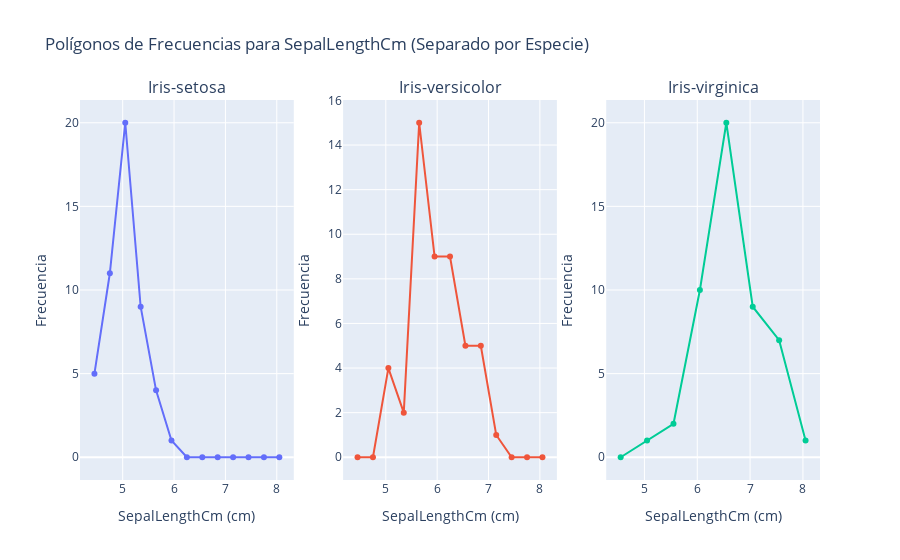
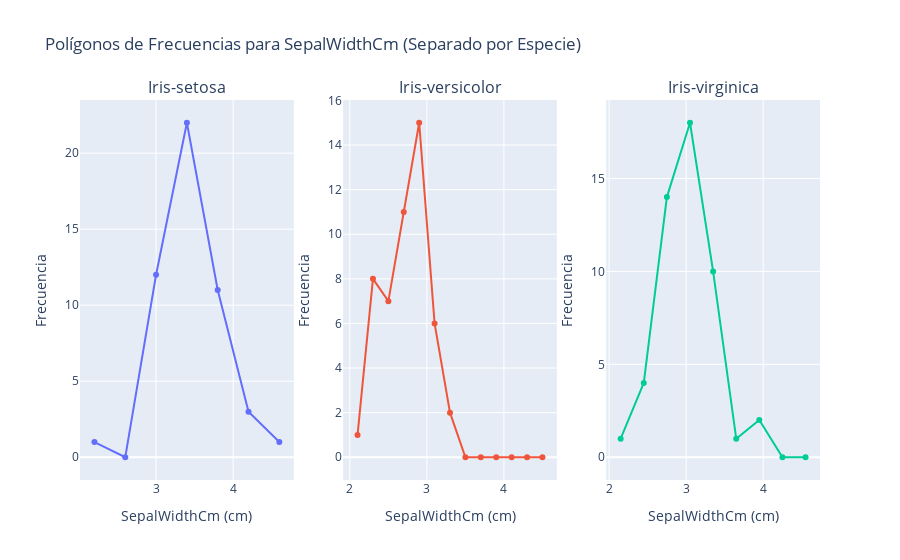
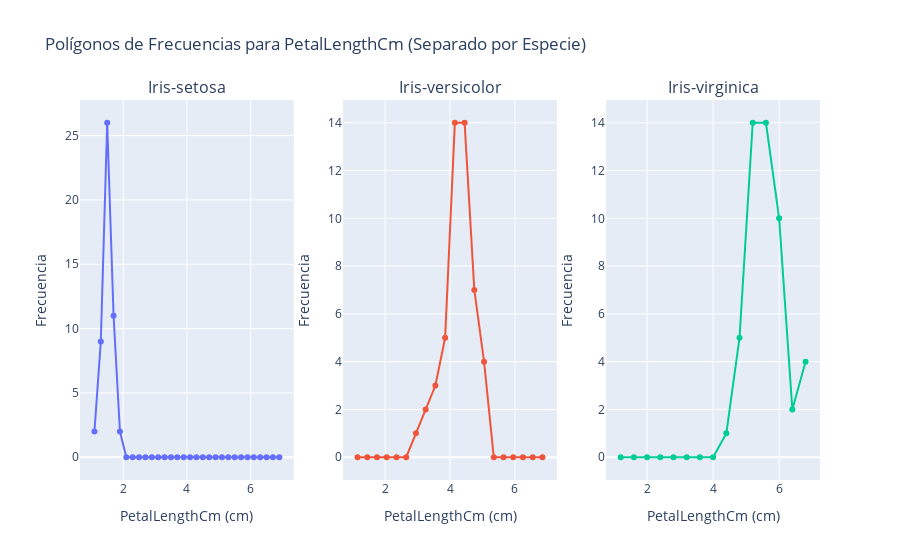
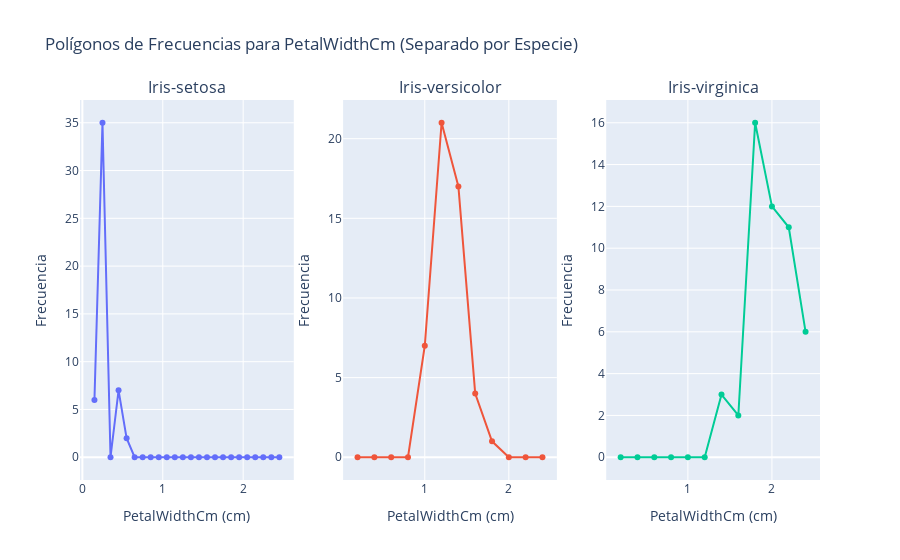

The cell these charts' notebook holds for them, in order:
### Markdown cell above
## 3. Polígono de Frecuencias
Superpuesto al histograma, el polígono de frecuencias une los puntos medios de la parte superior de cada barra, ayudando a visualizar la forma de la distribución de manera más suave.

### Code cell
print("\nGenerando polígonos de frecuencias en subplots para cada especie...")
for columna in columnas_numericas:
    # Crear una figura con 1 fila y 3 columnas
    fig_poly = make_subplots(
        rows=1, cols=3,
        subplot_titles=[f'{especie}' for especie in especies]
    )

    # Iteramos sobre cada especie para calcular su distribución y añadirla al subplot
    for i, especie in enumerate(especies):
        df_especie = df[df['Species'] == especie] # Datos para la especie
        data_actual = df_especie[columna] # Datos para la columna
        
        n = len(data_actual) # Número de datos para la especie
        if n > 1: # Si hay más de 1 dato, se calcula la distribución
            k = int(round(1 + 3.322 * np.log10(n))) # Número de intervalos para la especie
            rango = data_actual.max() - data_actual.min() # Rango para la especie
            if k == 0: k = 1 # Si k es 0, se asigna 1 para evitar división por cero
            amplitud = np.ceil((rango / k) * 10) / 10 # Amplitud para la especie
            if amplitud == 0: amplitud = 0.1 # Si amplitud es 0, se asigna 0.1 para evitar división por cero
            
            limites_globales = np.arange(df[columna].min(), df[columna].max() + amplitud, amplitud) # Límites globales para la columna
            intervalos = pd.cut(data_actual, bins=limites_globales, right=False, include_lowest=True) # Intervalos para la especie
            freq_abs = intervalos.value_counts().sort_index() # Frecuencia absoluta para la especie
            marcas_clase = [interval.mid for interval in freq_abs.index] # Marcas de clase para la especie

            # Añadir el polígono de esta especie al subplot correspondiente
            fig_poly.add_trace(go.Scatter(
                x=marcas_clase,
                y=freq_abs.values,
                mode='lines+markers',
                name=especie,
                line=dict(color=px.colors.qualitative.Plotly[i])
            ), row=1, col=i+1)

    # Actualizar el diseño general de la figura
    fig_poly.update_layout(
        title_text=f'Polígonos de Frecuencias para {columna} (Separado por Especie)',
        showlegend=False
    )
    # Actualizar los títulos de los ejes para cada subplot
    for i in range(len(especies)):
        fig_poly.update_xaxes(title_text=f"{columna} (cm)", row=1, col=i+1) # Título del eje x para la columna
        fig_poly.update_yaxes(title_text="Frecuencia", row=1, col=i+1) # Título del eje y para la columna

    fig_poly.show()

### Figure 1 — Plotly figure (JSON) as saved in the notebook; plotly's stock layout.template omitted (floating-point values rounded to 4 significant figures)
{"data": [{"line": {"color": "#636EFA"}, "mode": "lines+markers", "name": "Iris-setosa", "type": "scatter", "x": [4.45, 4.75, 5.05, 5.35, 5.65, 5.95, 6.25, 6.55, 6.85, 7.15, 7.45, 7.75, 8.05], "xaxis": "x", "y": [5, 11, 20, 9, 4, 1, 0, 0, 0, 0, 0, 0, 0], "yaxis": "y"}, {"line": {"color": "#EF553B"}, "mode": "lines+markers", "name": "Iris-versicolor", "type": "scatter", "x": [4.45, 4.75, 5.05, 5.35, 5.65, 5.95, 6.25, 6.55, 6.85, 7.15, 7.45, 7.75, 8.05], "xaxis": "x2", "y": [0, 0, 4, 2, 15, 9, 9, 5, 5, 1, 0, 0, 0], "yaxis": "y2"}, {"line": {"color": "#00CC96"}, "mode": "lines+markers", "name": "Iris-virginica", "type": "scatter", "x": [4.55, 5.05, 5.55, 6.05, 6.55, 7.05, 7.55, 8.05], "xaxis": "x3", "y": [0, 1, 2, 10, 20, 9, 7, 1], "yaxis": "y3"}], "layout": {"annotations": [{"font": {"size": 16}, "showarrow": false, "text": "Iris-setosa", "x": 0.1444, "xanchor": "center", "xref": "paper", "y": 1, "yanchor": "bottom", "yref": "paper"}, {"font": {"size": 16}, "showarrow": false, "text": "Iris-versicolor", "x": 0.5, "xanchor": "center", "xref": "paper", "y": 1, "yanchor": "bottom", "yref": "paper"}, {"font": {"size": 16}, "showarrow": false, "text": "Iris-virginica", "x": 0.8556, "xanchor": "center", "xref": "paper", "y": 1, "yanchor": "bottom", "yref": "paper"}], "showlegend": false, "title": {"text": "Polígonos de Frecuencias para SepalLengthCm (Separado por Especie)"}, "xaxis": {"anchor": "y", "domain": [0, 0.2889], "title": {"text": "SepalLengthCm (cm)"}}, "xaxis2": {"anchor": "y2", "domain": [0.3556, 0.6444], "title": {"text": "SepalLengthCm (cm)"}}, "xaxis3": {"anchor": "y3", "domain": [0.7111, 1], "title": {"text": "SepalLengthCm (cm)"}}, "yaxis": {"anchor": "x", "domain": [0, 1], "title": {"text": "Frecuencia"}}, "yaxis2": {"anchor": "x2", "domain": [0, 1], "title": {"text": "Frecuencia"}}, "yaxis3": {"anchor": "x3", "domain": [0, 1], "title": {"text": "Frecuencia"}}}}

### Figure 2 — Plotly figure (JSON) as saved in the notebook; plotly's stock layout.template omitted (floating-point values rounded to 4 significant figures)
{"data": [{"line": {"color": "#636EFA"}, "mode": "lines+markers", "name": "Iris-setosa", "type": "scatter", "x": [2.2, 2.6, 3, 3.4, 3.8, 4.2, 4.6], "xaxis": "x", "y": [1, 0, 12, 22, 11, 3, 1], "yaxis": "y"}, {"line": {"color": "#EF553B"}, "mode": "lines+markers", "name": "Iris-versicolor", "type": "scatter", "x": [2.1, 2.3, 2.5, 2.7, 2.9, 3.1, 3.3, 3.5, 3.7, 3.9, 4.1, 4.3, 4.5], "xaxis": "x2", "y": [1, 8, 7, 11, 15, 6, 2, 0, 0, 0, 0, 0, 0], "yaxis": "y2"}, {"line": {"color": "#00CC96"}, "mode": "lines+markers", "name": "Iris-virginica", "type": "scatter", "x": [2.15, 2.45, 2.75, 3.05, 3.35, 3.65, 3.95, 4.25, 4.55], "xaxis": "x3", "y": [1, 4, 14, 18, 10, 1, 2, 0, 0], "yaxis": "y3"}], "layout": {"annotations": [{"font": {"size": 16}, "showarrow": false, "text": "Iris-setosa", "x": 0.1444, "xanchor": "center", "xref": "paper", "y": 1, "yanchor": "bottom", "yref": "paper"}, {"font": {"size": 16}, "showarrow": false, "text": "Iris-versicolor", "x": 0.5, "xanchor": "center", "xref": "paper", "y": 1, "yanchor": "bottom", "yref": "paper"}, {"font": {"size": 16}, "showarrow": false, "text": "Iris-virginica", "x": 0.8556, "xanchor": "center", "xref": "paper", "y": 1, "yanchor": "bottom", "yref": "paper"}], "showlegend": false, "title": {"text": "Polígonos de Frecuencias para SepalWidthCm (Separado por Especie)"}, "xaxis": {"anchor": "y", "domain": [0, 0.2889], "title": {"text": "SepalWidthCm (cm)"}}, "xaxis2": {"anchor": "y2", "domain": [0.3556, 0.6444], "title": {"text": "SepalWidthCm (cm)"}}, "xaxis3": {"anchor": "y3", "domain": [0.7111, 1], "title": {"text": "SepalWidthCm (cm)"}}, "yaxis": {"anchor": "x", "domain": [0, 1], "title": {"text": "Frecuencia"}}, "yaxis2": {"anchor": "x2", "domain": [0, 1], "title": {"text": "Frecuencia"}}, "yaxis3": {"anchor": "x3", "domain": [0, 1], "title": {"text": "Frecuencia"}}}}

### Figure 3 — Plotly figure (JSON) as saved in the notebook; plotly's stock layout.template omitted (floating-point values rounded to 4 significant figures)
{"data": [{"line": {"color": "#636EFA"}, "mode": "lines+markers", "name": "Iris-setosa", "type": "scatter", "x": [1.1, 1.3, 1.5, 1.7, 1.9, 2.1, 2.3, 2.5, 2.7, 2.9, 3.1, 3.3, 3.5, 3.7, 3.9, 4.1, 4.3, 4.5, 4.7, 4.9, 5.1, 5.3, 5.5, 5.7, 5.9, 6.1, 6.3, 6.5, 6.7, 6.9], "xaxis": "x", "y": [2, 9, 26, 11, 2, 0, 0, 0, 0, 0, 0, 0, 0, 0, 0, 0, 0, 0, 0, 0, 0, 0, 0, 0, 0, 0, 0, 0, 0, 0], "yaxis": "y"}, {"line": {"color": "#EF553B"}, "mode": "lines+markers", "name": "Iris-versicolor", "type": "scatter", "x": [1.15, 1.45, 1.75, 2.05, 2.35, 2.65, 2.95, 3.25, 3.55, 3.85, 4.15, 4.45, 4.75, 5.05, 5.35, 5.65, 5.95, 6.25, 6.55, 6.85], "xaxis": "x2", "y": [0, 0, 0, 0, 0, 0, 1, 2, 3, 5, 14, 14, 7, 4, 0, 0, 0, 0, 0, 0], "yaxis": "y2"}, {"line": {"color": "#00CC96"}, "mode": "lines+markers", "name": "Iris-virginica", "type": "scatter", "x": [1.2, 1.6, 2, 2.4, 2.8, 3.2, 3.6, 4, 4.4, 4.8, 5.2, 5.6, 6, 6.4, 6.8], "xaxis": "x3", "y": [0, 0, 0, 0, 0, 0, 0, 0, 1, 5, 14, 14, 10, 2, 4], "yaxis": "y3"}], "layout": {"annotations": [{"font": {"size": 16}, "showarrow": false, "text": "Iris-setosa", "x": 0.1444, "xanchor": "center", "xref": "paper", "y": 1, "yanchor": "bottom", "yref": "paper"}, {"font": {"size": 16}, "showarrow": false, "text": "Iris-versicolor", "x": 0.5, "xanchor": "center", "xref": "paper", "y": 1, "yanchor": "bottom", "yref": "paper"}, {"font": {"size": 16}, "showarrow": false, "text": "Iris-virginica", "x": 0.8556, "xanchor": "center", "xref": "paper", "y": 1, "yanchor": "bottom", "yref": "paper"}], "showlegend": false, "title": {"text": "Polígonos de Frecuencias para PetalLengthCm (Separado por Especie)"}, "xaxis": {"anchor": "y", "domain": [0, 0.2889], "title": {"text": "PetalLengthCm (cm)"}}, "xaxis2": {"anchor": "y2", "domain": [0.3556, 0.6444], "title": {"text": "PetalLengthCm (cm)"}}, "xaxis3": {"anchor": "y3", "domain": [0.7111, 1], "title": {"text": "PetalLengthCm (cm)"}}, "yaxis": {"anchor": "x", "domain": [0, 1], "title": {"text": "Frecuencia"}}, "yaxis2": {"anchor": "x2", "domain": [0, 1], "title": {"text": "Frecuencia"}}, "yaxis3": {"anchor": "x3", "domain": [0, 1], "title": {"text": "Frecuencia"}}}}

### Figure 4 — Plotly figure (JSON) as saved in the notebook; plotly's stock layout.template omitted (floating-point values rounded to 4 significant figures)
{"data": [{"line": {"color": "#636EFA"}, "mode": "lines+markers", "name": "Iris-setosa", "type": "scatter", "x": [0.15, 0.25, 0.35, 0.45, 0.55, 0.65, 0.75, 0.85, 0.95, 1.05, 1.15, 1.25, 1.35, 1.45, 1.55, 1.65, 1.75, 1.85, 1.95, 2.05, 2.15, 2.25, 2.35, 2.45], "xaxis": "x", "y": [6, 35, 0, 7, 2, 0, 0, 0, 0, 0, 0, 0, 0, 0, 0, 0, 0, 0, 0, 0, 0, 0, 0, 0], "yaxis": "y"}, {"line": {"color": "#EF553B"}, "mode": "lines+markers", "name": "Iris-versicolor", "type": "scatter", "x": [0.2, 0.4, 0.6, 0.8, 1, 1.2, 1.4, 1.6, 1.8, 2, 2.2, 2.4], "xaxis": "x2", "y": [0, 0, 0, 0, 7, 21, 17, 4, 1, 0, 0, 0], "yaxis": "y2"}, {"line": {"color": "#00CC96"}, "mode": "lines+markers", "name": "Iris-virginica", "type": "scatter", "x": [0.2, 0.4, 0.6, 0.8, 1, 1.2, 1.4, 1.6, 1.8, 2, 2.2, 2.4], "xaxis": "x3", "y": [0, 0, 0, 0, 0, 0, 3, 2, 16, 12, 11, 6], "yaxis": "y3"}], "layout": {"annotations": [{"font": {"size": 16}, "showarrow": false, "text": "Iris-setosa", "x": 0.1444, "xanchor": "center", "xref": "paper", "y": 1, "yanchor": "bottom", "yref": "paper"}, {"font": {"size": 16}, "showarrow": false, "text": "Iris-versicolor", "x": 0.5, "xanchor": "center", "xref": "paper", "y": 1, "yanchor": "bottom", "yref": "paper"}, {"font": {"size": 16}, "showarrow": false, "text": "Iris-virginica", "x": 0.8556, "xanchor": "center", "xref": "paper", "y": 1, "yanchor": "bottom", "yref": "paper"}], "showlegend": false, "title": {"text": "Polígonos de Frecuencias para PetalWidthCm (Separado por Especie)"}, "xaxis": {"anchor": "y", "domain": [0, 0.2889], "title": {"text": "PetalWidthCm (cm)"}}, "xaxis2": {"anchor": "y2", "domain": [0.3556, 0.6444], "title": {"text": "PetalWidthCm (cm)"}}, "xaxis3": {"anchor": "y3", "domain": [0.7111, 1], "title": {"text": "PetalWidthCm (cm)"}}, "yaxis": {"anchor": "x", "domain": [0, 1], "title": {"text": "Frecuencia"}}, "yaxis2": {"anchor": "x2", "domain": [0, 1], "title": {"text": "Frecuencia"}}, "yaxis3": {"anchor": "x3", "domain": [0, 1], "title": {"text": "Frecuencia"}}}}
